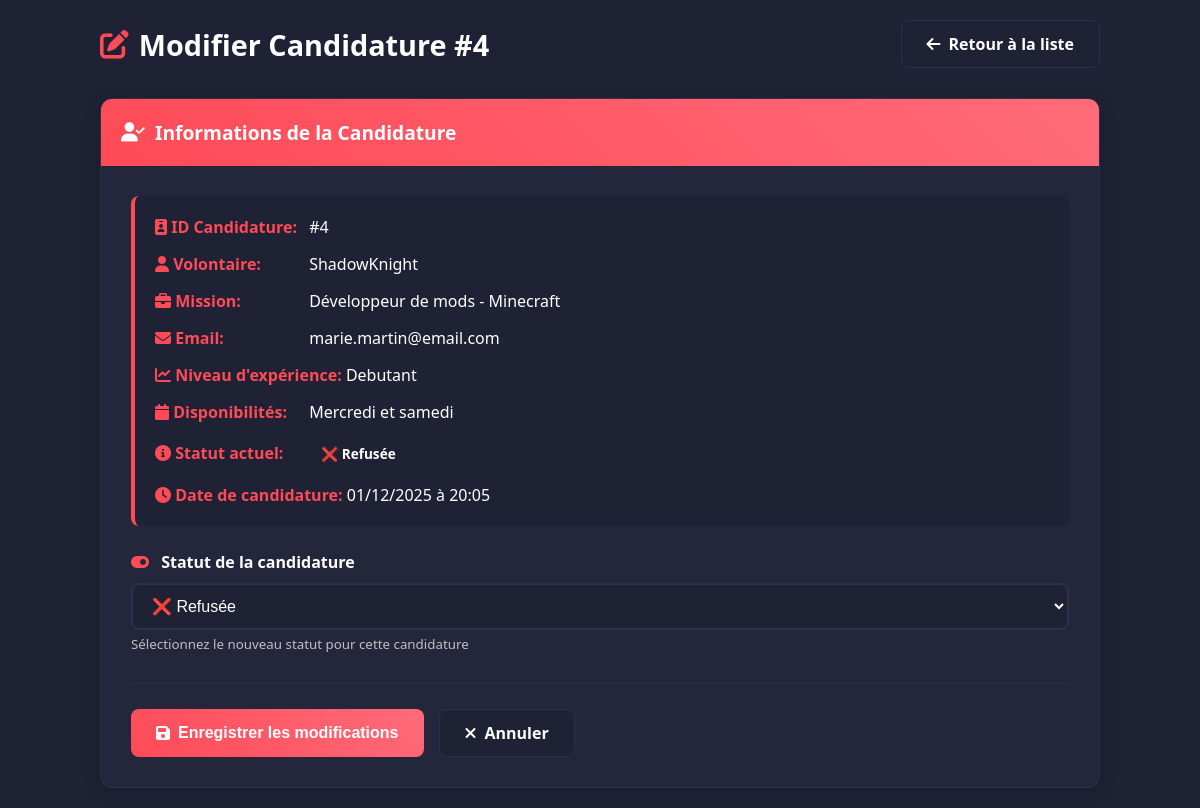
The page /view/backoffice/condidature/modifiercondidature.php?id=4 on the database its author committed.
### tables this page shows
CREATE TABLE `candidatures` (
  `id` int(11) NOT NULL,
  `mission_id` int(11) NOT NULL,
  `utilisateur_id` int(11) NOT NULL,
  `pseudo_gaming` varchar(100) DEFAULT NULL,
  `niveau_experience` enum('Debutant','Intermediaire','Avance','Expert') NOT NULL DEFAULT 'Intermediaire',
  `disponibilites` text DEFAULT NULL,
  `email` varchar(150) NOT NULL,
  `cv` varchar(500) DEFAULT NULL,
  `statut` enum('en_attente','acceptee','rejetee') NOT NULL DEFAULT 'en_attente',
  `message_candidature` text DEFAULT NULL,
  `date_candidature` timestamp NOT NULL DEFAULT current_timestamp(),
  `date_reponse` timestamp NULL DEFAULT NULL
);

CREATE TABLE `missions` (
  `id` int(11) NOT NULL,
  `titre` varchar(255) NOT NULL,
  `jeu` varchar(100) NOT NULL,
  `theme` varchar(100) DEFAULT NULL,
  `niveau_difficulte` enum('Facile','Moyen','Difficile','Expert') DEFAULT 'Moyen',
  `description` text NOT NULL,
  `competences_requises` text DEFAULT NULL,
  `salaire_propose` decimal(10,2) DEFAULT NULL,
  `duree_estimee` varchar(100) DEFAULT NULL,
  `nombre_places` int(11) NOT NULL DEFAULT 1,
  `date_creation` timestamp NOT NULL DEFAULT current_timestamp(),
  `date_debut` date DEFAULT NULL,
  `date_fin` date DEFAULT NULL,
  `statut` enum('Ouverte','Fermee','En_cours','Terminee') NOT NULL DEFAULT 'Ouverte',
  `createur_id` int(11) DEFAULT NULL,
  `partenaire_id` int(11) DEFAULT NULL
);

### controller/condidaturecontroller.php (called while the page is built, shortened)
<?php
class condidaturecontroller
{
    public function getCandidatureById($id)
    {
        $sql = "SELECT c.*, m.titre AS mission_titre
                FROM candidatures c
                JOIN missions m ON m.id = c.mission_id
                WHERE c.id = :id";
        $db = config::getConnexion();
        $query = $db->prepare($sql);
        $query->execute([':id' => $id]);
        return $query->fetch(PDO::FETCH_ASSOC);
    }
}
?>

### view/backoffice/condidature/modifiercondidature.php (the view, shortened to what this page needs)
<?php
require_once str_replace('\\', '/', __DIR__) . '/../../../controller/condidaturecontroller.php';
$condC = new condidaturecontroller();
$id = $_GET['id'] ?? null;
$c = $condC->getCandidatureById($id);
?>
<!DOCTYPE html>
<html lang="fr">
<head>
    <link rel="stylesheet" href="../assets/css/custom-backoffice.css">
    <link rel="stylesheet" href="https://cdnjs.cloudflare.com/ajax/libs/font-awesome/6.5.0/css/all.min.css">
</head>
<body>
    <div class="container">
        <div class="page-header">
            <h2 class="section-title">
                <i class="fas fa-edit"></i> Modifier Candidature #<?= htmlspecialchars($c['id']) ?>
            </h2>
            <a href="listecondidature.php" class="btn btn-secondary">
                <i class="fas fa-arrow-left"></i> Retour à la liste
            </a>
        </div>
        <div class="card">
            <div class="card-header">
                <h3><i class="fas fa-user-check"></i> Informations de la Candidature</h3>
            </div>
            <div class="card-body">
                <div class="info-section">
                    <div class="info-item">
                        <strong><i class="fas fa-id-badge"></i> ID Candidature:</strong>
                        #<?= htmlspecialchars($c['id']) ?>
                    </div>
                    <div class="info-item">
                        <strong><i class="fas fa-user"></i> Volontaire:</strong>
                        <?= htmlspecialchars($c['pseudo_gaming'] ?? 'N/A') ?>
                    </div>
                    <div class="info-item">
                        <strong><i class="fas fa-briefcase"></i> Mission:</strong>
                        <?= htmlspecialchars($c['mission_titre'] ?? 'Mission #' . $c['mission_id']) ?>
                    </div>
                    <div class="info-item">
                        <strong><i class="fas fa-envelope"></i> Email:</strong>
                        <?= htmlspecialchars($c['email'] ?? 'N/A') ?>
                    </div>
                    <div class="info-item">
                        <strong><i class="fas fa-chart-line"></i> Niveau d'expérience:</strong>
                        <?= htmlspecialchars($c['niveau_experience'] ?? 'N/A') ?>
                    </div>
                    <div class="info-item">
                        <strong><i class="fas fa-calendar"></i> Disponibilités:</strong>
                        <?= htmlspecialchars($c['disponibilites'] ?? 'N/A') ?>
                    </div>
                    <div class="info-item">
                        <strong><i class="fas fa-info-circle"></i> Statut actuel:</strong>
                        <span class="badge badge-<?= $c['statut'] ?>">
                            <?php
                            switch($c['statut']) {
                                case 'rejetee':
                                    echo '❌ Refusée';
                                    break;
                            }
                            ?>
                        </span>
                    </div>
                    <?php if (isset($c['date_candidature'])): ?>
                    <div class="info-item">
                        <strong><i class="fas fa-clock"></i> Date de candidature:</strong>
                        <?= date('d/m/Y à H:i', strtotime($c['date_candidature'])) ?>
                    </div>
                    <?php endif; ?>
                </div>
                <form method="POST" action="">
                    <div class="form-group">
                        <label for="statut">
                            <i class="fas fa-toggle-on"></i> Statut de la candidature
                        </label>
                        <select name="statut" id="statut" class="form-control">
                            <option value="rejetee" <?= ($c['statut'] == 'rejetee' || $c['statut'] == 'refusee' || $c['statut'] == 'refuse') ? 'selected' : '' ?>>
                                ❌ Refusée
                            </option>
        </select>
                        <small style="color: var(--text-color); opacity: 0.7; margin-top: 5px; display: block;">
                            Sélectionnez le nouveau statut pour cette candidature
                        </small>
                    </div>
                    <div class="form-actions">
                        <button type="submit" class="btn btn-primary">
                            <i class="fas fa-save"></i> Enregistrer les modifications
                        </button>
                        <a href="listecondidature.php" class="btn btn-secondary">
                            <i class="fas fa-times"></i> Annuler
                        </a>
                    </div>
    </form>
</div>
        </div>
    </div>
</body>
</html>

### view/backoffice/assets/css/custom-backoffice.css (style rules this page uses)
:root { --primary-color: #ff4a57; --primary-light: #ff6b7a; --secondary-color: #1f2235; --accent-color: #24263b; --text-color: #ffffff; --text-muted: #b0b3c1; --sidebar-width: 250px; --success: #28a745; --warning: #ffc107; --danger: #dc3545; --info: #17a2b8; --border-color: #2d3047; }
body { background-color: var(--secondary-color); color: var(--text-color); font-family: 'Segoe UI', Tahoma, Geneva, Verdana, sans-serif; margin: 0; padding: 0; }
.btn-primary, .btn-submit, .btn-update, .btn-save-pro { background: linear-gradient(45deg, var(--primary-color), var(--primary-light)); border: none; border-radius: 25px; padding: 12px 30px; font-weight: 600; transition: all 0.3s; color: white; text-decoration: none; display: inline-block; text-align: center; }
.badge { border-radius: 15px; padding: 6px 12px; font-size: 0.75rem; font-weight: 600; display: inline-block; text-transform: capitalize; }
.container { max-width: 1200px; margin: 0 auto; padding: 0 15px; }
select, select.form-control, .form-group select, .filter-select, .form-edit-engage select, .edit-form select, .form-group-modern select { appearance: menulist !important; -webkit-appearance: menulist !important; -moz-appearance: menulist !important; background-image: none !important; background-color: var(--secondary-color) !important; color: var(--text-color) !important; border: 2px solid var(--border-color) !important; padding: 12px 15px !important; }
option { background-color: var(--secondary-color) !important; color: var(--text-color) !important; padding: 10px; }
option:checked { background-color: var(--primary-color) !important; color: white !important; }

### view/backoffice/condidature/modifiercondidature.php (style rules this page uses)
body { background: var(--secondary-color); padding: 20px; margin: 0; }
.container { max-width: 1000px; margin: 0 auto; }
.page-header { display: flex; justify-content: space-between; align-items: center; margin-bottom: 30px; flex-wrap: wrap; gap: 15px; }
.section-title { font-size: 1.8rem; font-weight: 700; color: var(--text-color); margin: 0; display: flex; align-items: center; gap: 10px; }
.section-title i { color: var(--primary-color); }
.card { background: var(--accent-color); border-radius: 12px; border: 1px solid var(--border-color); box-shadow: 0 4px 15px rgba(0, 0, 0, 0.2); overflow: hidden; }
.card-header { background: linear-gradient(45deg, var(--primary-color), var(--primary-light)); color: white; padding: 20px; font-weight: 700; }
.card-header h3 { margin: 0; font-size: 1.2rem; display: flex; align-items: center; gap: 10px; }
.card-body { padding: 30px; }
.info-section { background: var(--secondary-color); padding: 20px; border-radius: 8px; margin-bottom: 25px; border-left: 4px solid var(--primary-color); }
.info-item { margin-bottom: 15px; color: var(--text-color); }
.info-item:last-child { margin-bottom: 0; }
.info-item strong { color: var(--primary-color); display: inline-block; min-width: 150px; font-weight: 600; }
.form-group { margin-bottom: 25px; }
.form-group label { display: block; color: var(--text-color); font-weight: 600; margin-bottom: 10px; font-size: 1rem; }
.form-group label i { color: var(--primary-color); margin-right: 8px; }
.form-control { width: 100%; background: var(--secondary-color); border: 1px solid var(--border-color); color: var(--text-color); padding: 12px 15px; border-radius: 8px; font-size: 1rem; transition: all 0.3s ease; }
.form-actions { display: flex; gap: 15px; margin-top: 30px; padding-top: 25px; border-top: 1px solid var(--border-color); }
.btn { padding: 12px 25px; border-radius: 8px; text-decoration: none; font-weight: 600; display: inline-flex; align-items: center; gap: 8px; transition: all 0.3s ease; border: none; cursor: pointer; font-size: 1rem; }
.btn-primary { background: linear-gradient(45deg, var(--primary-color), var(--primary-light)); color: white; }
.btn-secondary { background: var(--secondary-color); color: var(--text-color); border: 1px solid var(--border-color); }
.badge { display: inline-block; padding: 6px 12px; border-radius: 20px; font-size: 0.85rem; font-weight: 600; text-transform: capitalize; }

### rows shown on the page
candidatures: id "4", pseudo_gaming "ShadowKnight", mission.titre "Développeur de mods - Minecraft", email "marie.martin@email.com", niveau_experience "Debutant", disponibilites "Mercredi et samedi", date_candidature "01/12/2025 à 20:05", statut "❌ Refusée"
